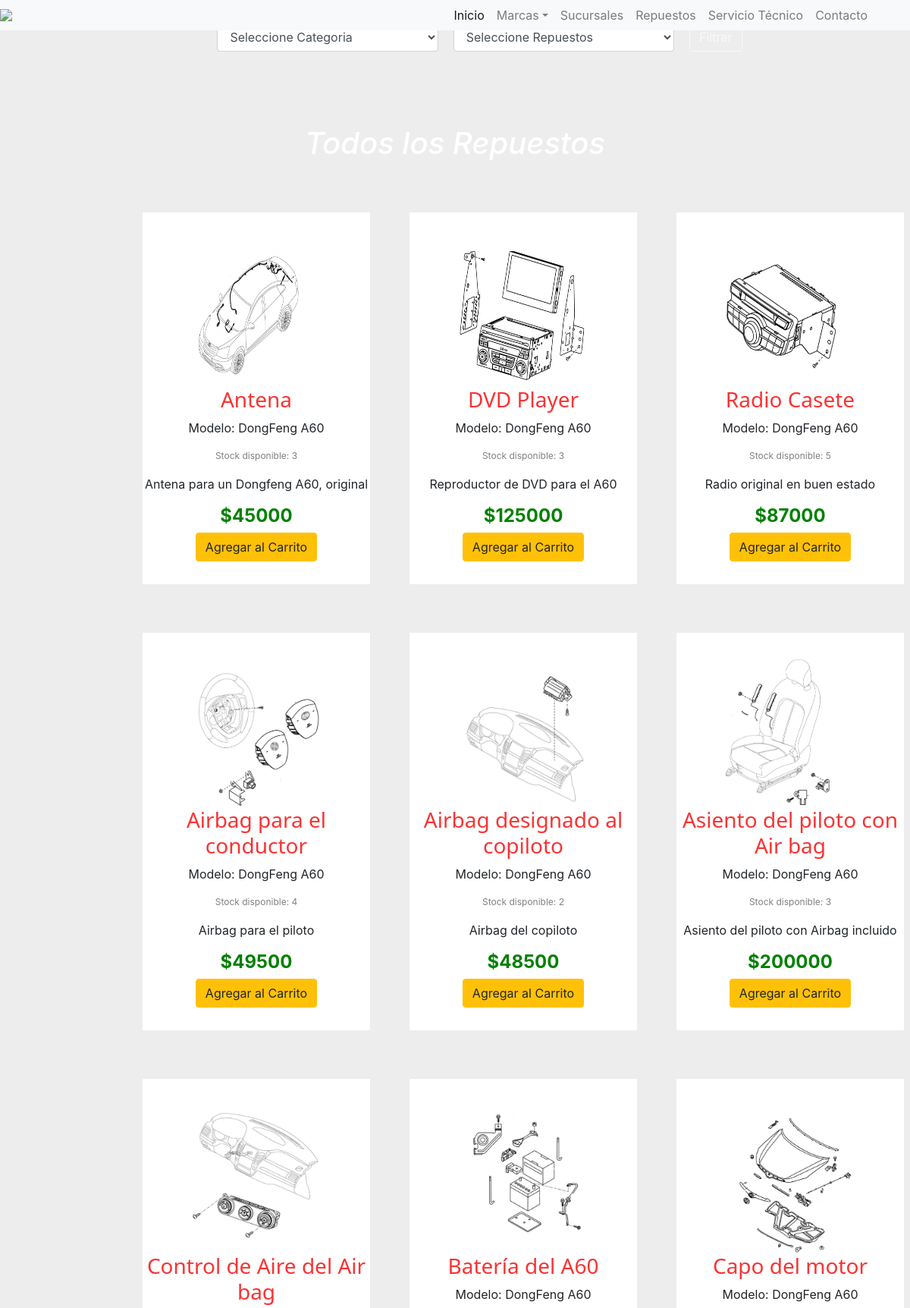
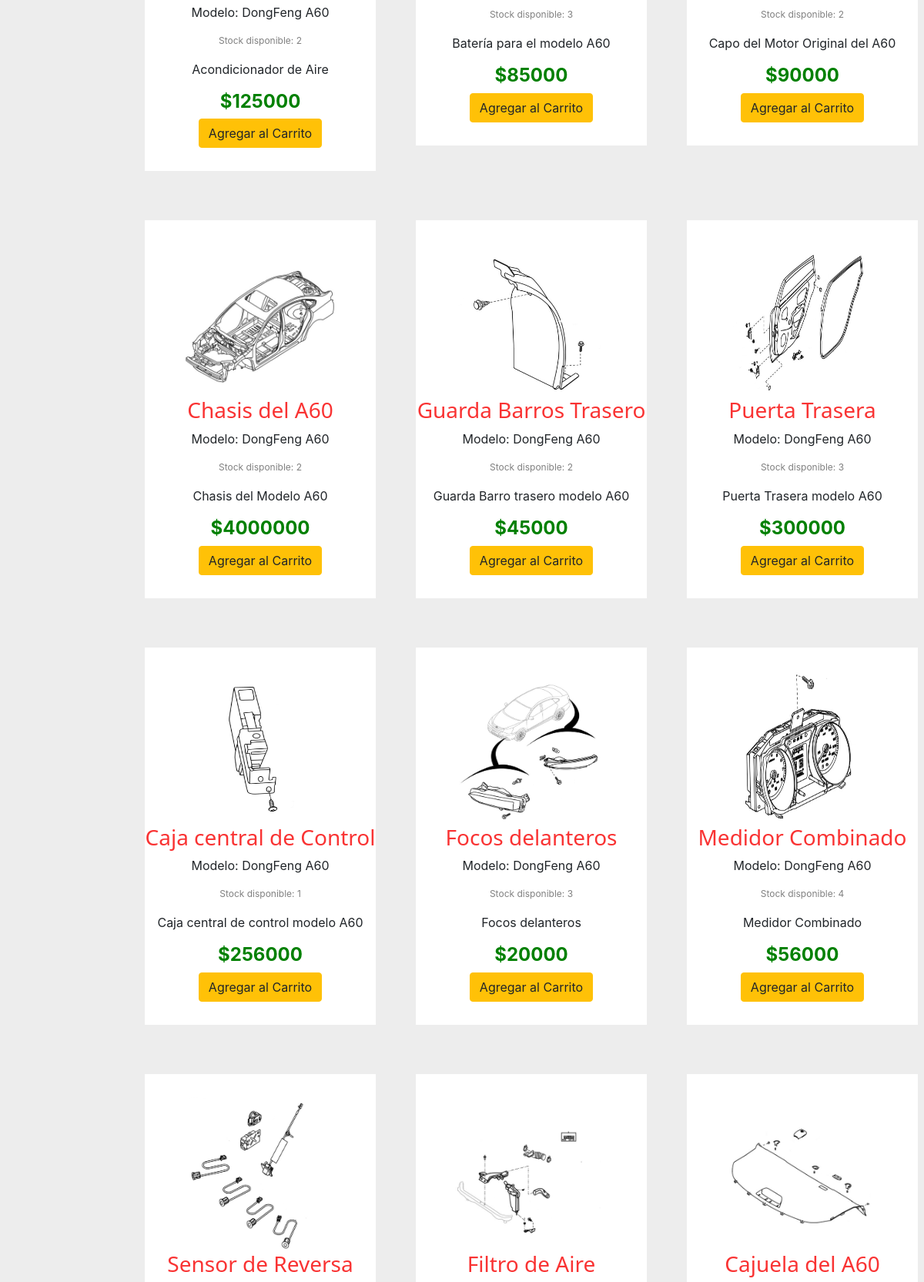
/repuestosDongFeng/A60 (upper part), run on the app's committed database (2 pictures, top to bottom).
### Repuestos/models.py (models this page shows, shortened)
class Repuesto(models.Model):
    categoria        = models.ForeignKey(Categoria, blank=True, null=True, on_delete=models.SET_NULL)
    marca            = models.ForeignKey(MarcaAuto, blank=True, null=True, on_delete=models.SET_NULL)
    modelo           = models.ForeignKey(Modelo, blank=True, null=True, on_delete=models.SET_NULL)
    tipo             = models.ForeignKey(Tipo, blank=True, null=True, on_delete=models.SET_NULL)
    nombreRepuesto   = models.TextField(max_length=60)
    imagen           = models.ImageField('Foto', upload_to='repuesto/', null=True, blank=True)
    codigo           = models.TextField(max_length = 60)
    descripcion      = models.TextField(max_length = 200)
    stock            = models.IntegerField()
    precioVenta      = models.IntegerField()

class MarcaAuto(models.Model):
    nombre        = models.TextField(max_length=50)
    def __str__(self):
        return self.nombre

class Modelo(models.Model):
    marca         = models.ForeignKey(MarcaAuto, blank=True, null=True, on_delete=models.SET_NULL)
    nombre        = models.TextField(max_length=50)
    def __str__(self):
        return self.nombre

### Repuestos/views.py (the view)
# urls.py: path('repuestosDongFeng/A60', views.A60,name='A60'),
def A60(request):
    ver = Repuesto.objects.filter(modelo__nombre='A60')
    lista = {}
    if request.method == "POST":
        id            = int("0" + request.POST["categoria"])
        tipo          = request.POST["repuesto"]
        if 'btnListar' in request.POST:
            lista = Repuesto.objects.filter(categoria_id = id).filter(tipo__nombre = tipo).filter(modelo__nombre='A60')
    contexto = {'lista' : lista, 'ver' : ver}
    return render(request,'A60.html', contexto)

### Repuestos/templates/A60.html (shortened to what this page needs)
{% extends "index.html"%}
{% load static %}
{% block contenido%}
<head>
	<link rel="stylesheet" href="{% static '/css/cartas.css' %}">
</head>
<form action="/repuestosDongFeng/A60" name="f1" method="post">
<div name="f1" class="row justify-content-center">
	<div id="fondofiltro">
		<div id="filtro" class="row justify-content-center" >
			<select class="col-3 wpcf7-form-control form-control" value="{{ item.id }}" name="categoria" onchange="cambia_repuesto()">
				<option value="0" selected>Seleccione Categoria
				<option value="1">Accesorios
			</select>
			<select style="margin-left: 20px;" value="{{ item.tipo }}" class="col-3 wpcf7-form-control form-control" name="repuesto">
				<option value="Repuestos">Seleccione Repuestos
			</select>
			<div>
				<button style="margin-left: 20px;" type="sumbit" name="btnListar" class="btn btn-outline-light" >Filtrar</button>
			</div>
		</div>
	</div>
</div>
</form>
{% endblock %}
{% block listado %}
<head>
	<link rel="stylesheet" href="{% static '/css/cartas.css' %}">
</head>
{% endblock %}
{% block extra %}
<div class="row justify-content-center">
	<h1 class="diseño">Todos los Repuestos</h1>
</div>
{% for fila in ver %}
	{% if forloop.first %}
	<div class="row" style="margin-left: 50;">
	{% endif %}
		<div class ="row justify-content-center">
			<div class="carta">
				<div class="offset-4" style="background-color: white; width: 300px; padding-bottom: 30px; padding-top: 30px;">
					<img id="foto" src="{{ fila.imagen.url }}" alt="No se encontro la imagen" >
					<h3 style="color: rgba(248, 1, 1, 0.802); font-family: Segoe UI ;">{{ fila.nombreRepuesto }}</h3>
					<p id="espacio"> Modelo: {{ fila.marca }} {{ fila.modelo }}</p>
					<p style="color: gray; font-size: 12px;"> Stock disponible: {{ fila.stock }}</p>
					<p>{{ fila.descripcion }}</p>
					<h4 style="color: green;" >
						<strong> ${{ fila.precioVenta }}</strong>
					</h4>
					<button id="producto" class="btn btn-warning">Agregar al Carrito</button>
				</div>
			</div>
		</div>
	{% if forloop.counter|divisibleby:12 %}
	</div>
	<div class="row" style="margin-left: 50;">
	{% endif %}
{% endfor %}
{% endblock %}

### Repuestos/static/css/cartas.css (style rules this page uses)
.carta { width: 350px; margin: 1rem; padding: 1rem; text-align: center; float: left; }
#foto { height : 200; width : 200; }
#espacio { margin-right: 1rem; margin-left: 1rem; text-align: center; }
#fondofiltro { background-image: url("https://image.freepik.com/foto-gratis/humo-rojo-sobre-fondo-negro_38705-58.jpg"); background-size: 100%; width: 1500px; height: 100px; }
#filtro { padding-top: 30px; margin-left: 50; }
.diseño { text-align: center; color: white; padding-top: 25px; padding-bottom: 20px; font-style: oblique; background-size: 100%; background-image: url("https://image.freepik.com/foto-gratis/humo-rojo-sobre-fondo-negro_38705-58.jpg"); width: 1500px; height: 100px; }

### data on the page
Repuesto: imagen (picture), nombreRepuesto "Antena", marca "DongFeng", modelo "A60", stock "3", descripcion "Antena para un Dongfeng A60, original", precioVenta "45000"
Repuesto: imagen (picture), nombreRepuesto "DVD Player", marca "DongFeng", modelo "A60", stock "3", descripcion "Reproductor de DVD para el A60", precioVenta "125000"
Repuesto: imagen (picture), nombreRepuesto "Radio Casete", marca "DongFeng", modelo "A60", stock "5", descripcion "Radio original en buen estado", precioVenta "87000"
Repuesto: imagen (picture), nombreRepuesto "Airbag para el conductor", marca "DongFeng", modelo "A60", stock "4", descripcion "Airbag para el piloto", precioVenta "49500"
Repuesto: imagen (picture), nombreRepuesto "Airbag designado al copiloto", marca "DongFeng", modelo "A60", stock "2", descripcion "Airbag del copiloto", precioVenta "48500"
Repuesto: imagen (picture), nombreRepuesto "Asiento del piloto con Air bag", marca "DongFeng", modelo "A60", stock "3", descripcion "Asiento del piloto con Airbag incluido", precioVenta "200000"
Repuesto: imagen (picture), nombreRepuesto "Control de Aire del Air bag", marca "DongFeng", modelo "A60", stock "2", descripcion "Acondicionador de Aire", precioVenta "125000"
Repuesto: imagen (picture), nombreRepuesto "Batería del A60", marca "DongFeng", modelo "A60", stock "3", descripcion "Batería para el modelo A60", precioVenta "85000"
Repuesto: imagen (picture), nombreRepuesto "Capo del motor", marca "DongFeng", modelo "A60", stock "2", descripcion "Capo del Motor Original del A60", precioVenta "90000"
Repuesto: imagen (picture), nombreRepuesto "Chasis del A60", marca "DongFeng", modelo "A60", stock "2", descripcion "Chasis del Modelo A60", precioVenta "4000000"
Repuesto: imagen (picture), nombreRepuesto "Guarda Barros Trasero", marca "DongFeng", modelo "A60", stock "2", descripcion "Guarda Barro trasero modelo A60", precioVenta "45000"
Repuesto: imagen (picture), nombreRepuesto "Puerta Trasera", marca "DongFeng", modelo "A60", stock "3", descripcion "Puerta Trasera modelo A60", precioVenta "300000"
Repuesto: imagen (picture), nombreRepuesto "Caja central de Control", marca "DongFeng", modelo "A60", stock "1", descripcion "Caja central de control modelo A60", precioVenta "256000"
Repuesto: imagen (picture), nombreRepuesto "Focos delanteros", marca "DongFeng", modelo "A60", stock "3", descripcion "Focos delanteros", precioVenta "20000"
Repuesto: imagen (picture), nombreRepuesto "Medidor Combinado", marca "DongFeng", modelo "A60", stock "4", descripcion "Medidor Combinado", precioVenta "56000"
Repuesto: imagen (picture), nombreRepuesto "Sensor de Reversa"
Repuesto: imagen (picture), nombreRepuesto "Filtro de Aire"
Repuesto: imagen (picture), nombreRepuesto "Cajuela del A60"
